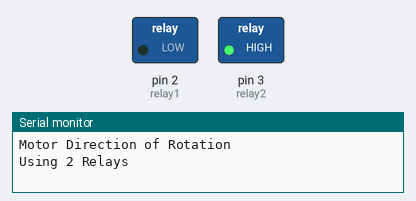
This sketch was run on a simulated Arduino Uno, built with avr-gcc and run on an emulated ATmega328P. On the bench: switched loads named in the sketch (green lamp = pin HIGH), the last lines printed to the serial monitor.

Above: at 3.5 s.
At 6.5 s:
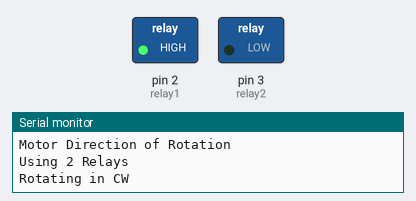
Timing chart, 0 to 9.8 s (numbered marks = the images above):
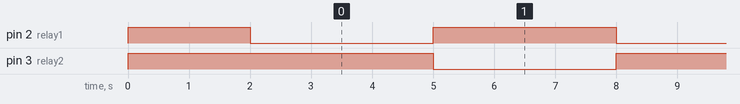

Measured:
- by itself, pin 2 (relay1), pin 3 (relay2): alternates HIGH for 3.0 s and LOW for 3.0 s

The sketch:

Relay2Channel.ino
```cpp
/*
  Relay 2 Channel testing in Open Circuit (NO - Normally Open)
  www.quadstore.in
*/

int relay1 = 2;
int relay2 = 3;


void setup() {

    pinMode(relay1, OUTPUT);// set pin as output for relay 1
    pinMode(relay2, OUTPUT);// set pin as output for relay 2


    // keep the motor off by keeping both HIGH
    digitalWrite(relay1, HIGH);
    digitalWrite(relay2, HIGH);


  Serial.begin(9600);// initialize serial monitor with 9600 baud
  Serial.println("Motor Direction of Rotation");
  Serial.println("Using 2 Relays");
  delay(2000);
}

void loop() {

 // Turn Relay-1 ON and Relay-2 OFF
  digitalWrite(relay1, LOW);// turn relay 1 ON
  digitalWrite(relay2, HIGH);// turn relay 2 OFF
  delay(3000);// wait for 3 seconds


 // Turn Relay-2 ON and Relay-1 OFF
  digitalWrite(relay1, HIGH);// turn relay 1 OFF
  digitalWrite(relay2, LOW);// turn relay 2 ON
  Serial.println("Rotating in CW");
  delay(3000);// wait for 3 seconds


}// loop end
```
